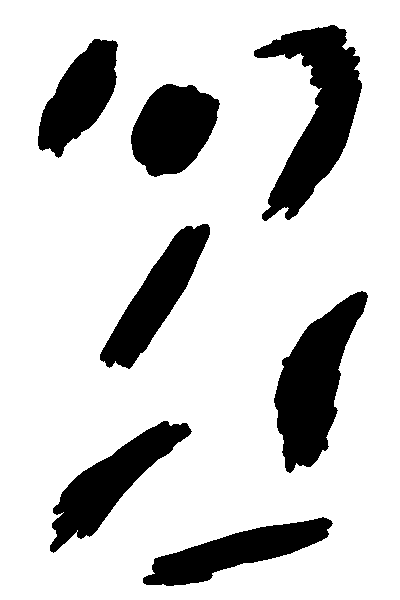
%> input picture Week10/blob.bmp, 400 x 600 px
$ octave Lab8.m   (GNU Octave 9; MATLAB toolbox functions it lacks are replaced by stand-ins)
%> lines starting %> are read from the running program, lines starting %| are printed output that depends on the picture; in (x1, y1, x2, y2) boxes, pixels count from 0 and x2, y2 are one past the last pixel; in counts of white or black regions, pixels touching at a corner belong together; the program's own positions count from 1
%part a
%I have created image in paint (add 7 disconnected objects)

%part b
%read image
im = imread('blob.bmp');
%> im: size 600x400 logical; 80.7% white; 7 black regions, largest, box (x1, y1, x2, y2) and area: (254, 25, 362, 221) 9285, (274, 291, 368, 473) 8379, (50, 421, 192, 553) 6236
subplot(2, 2, 1);
imshow(im);

%converting image
double_im = im2double(im);
final_img = imcomplement(double_im);

%labeling image using bwlabel which
%is the function of ImageProcessing Package of Matlab
%it assign each disconnected object a unique label
[L, n] = bwlabel(final_img, 4);
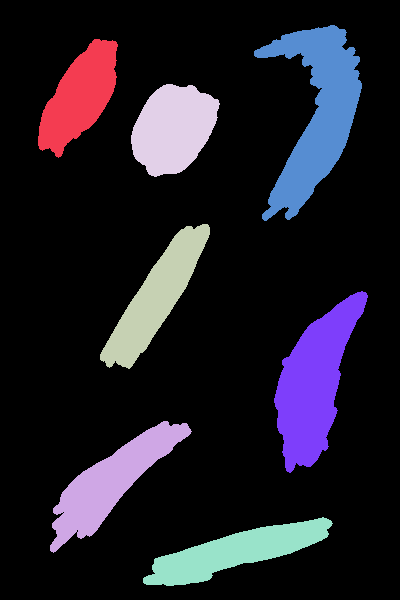
%> L: size 600x400 double; 8 distinct labels, from 0 to 7; one colour per label, 0 black
%> n = 7

%adding unique colors to disconnected objects
resultant_img = label2rgb(L, 'hsv', 'k', 'shuffle');
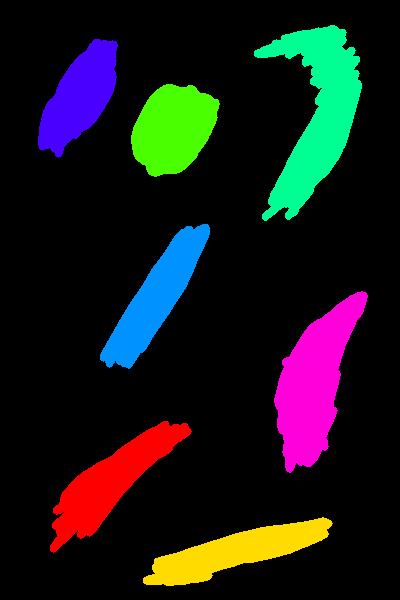
%> resultant_img: size 600x400x3 uint8; mean R, G, B 24.8, 24.7, 25
subplot(2, 2, 2);
imshow(resultant_img);

%saving image
imwrite(resultant_img, 'blob2.bmp');

$ run again, with Week10/hassan.bmp copied over Week10/blob.bmp
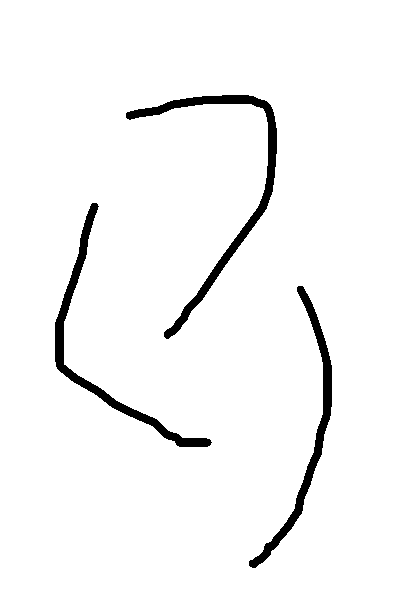
%> input picture Week10/hassan.bmp, 400 x 600 px
%> im: size 600x400 logical; 96.4% white; 3 black regions, box (x1, y1, x2, y2) and area: (126, 95, 277, 339) 3336, (55, 203, 212, 447) 2818, (249, 286, 332, 568) 2519
%> `[L, n] = bwlabel(final_img, 4);`:
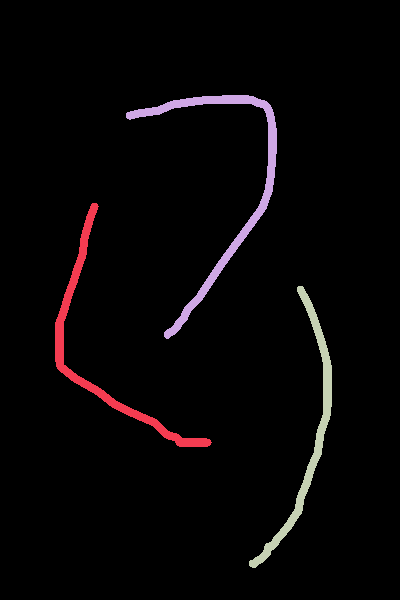
%> L: size 600x400 double; 4 distinct labels, from 0 to 3; one colour per label, 0 black
%> n = 3
%> `resultant_img = label2rgb(L, 'hsv', 'k', 'shuffle');`:
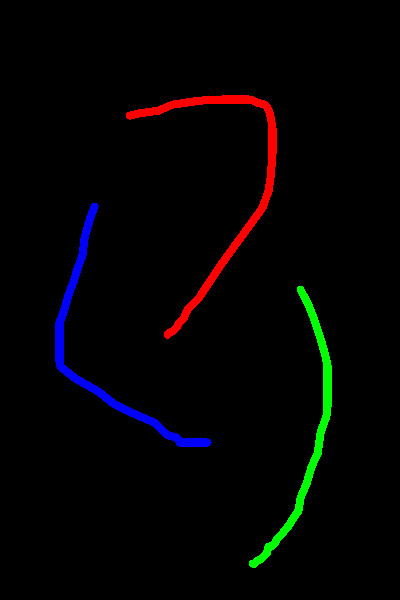
%> resultant_img: size 600x400x3 uint8; mean R, G, B 3.5, 2.7, 3

$ run again, with Week10/pic.bmp copied over Week10/blob.bmp
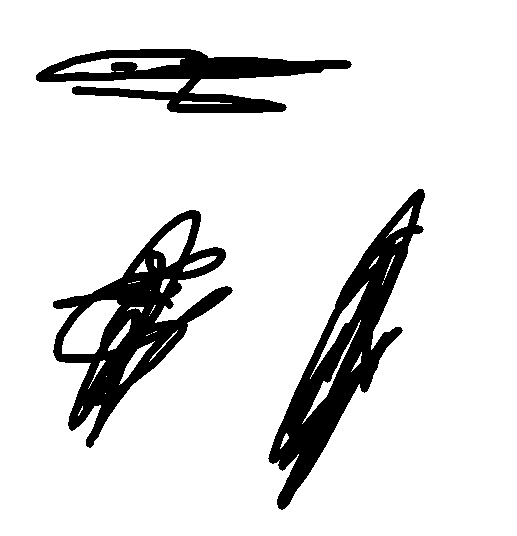
%> input picture Week10/pic.bmp, 517 x 536 px
%> im: size 536x517 logical; 87.5% white; 3 black regions, box (x1, y1, x2, y2) and area: (268, 189, 425, 510) 13147, (53, 210, 233, 448) 12812, (36, 49, 352, 113) 8566
%> `[L, n] = bwlabel(final_img, 4);`:
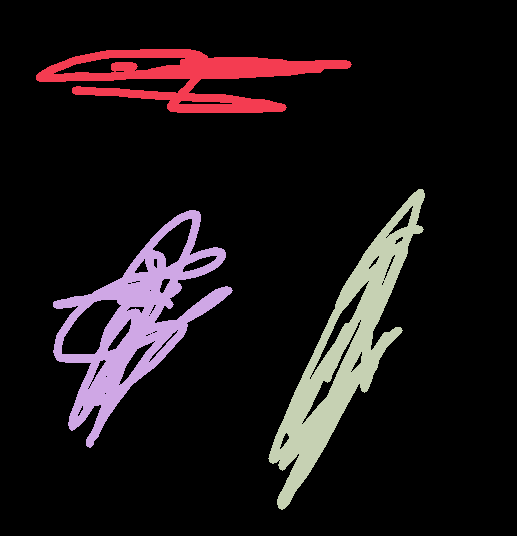
%> L: size 536x517 double; 4 distinct labels, from 0 to 3; one colour per label, 0 black
%> n = 3
%> `resultant_img = label2rgb(L, 'hsv', 'k', 'shuffle');`:
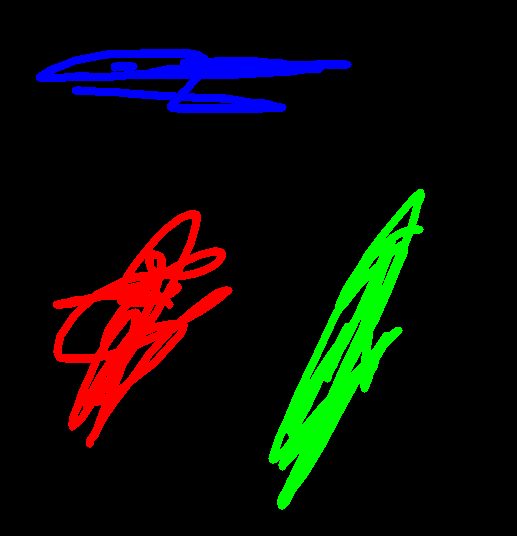
%> resultant_img: size 536x517x3 uint8; mean R, G, B 11.8, 12.1, 7.9
